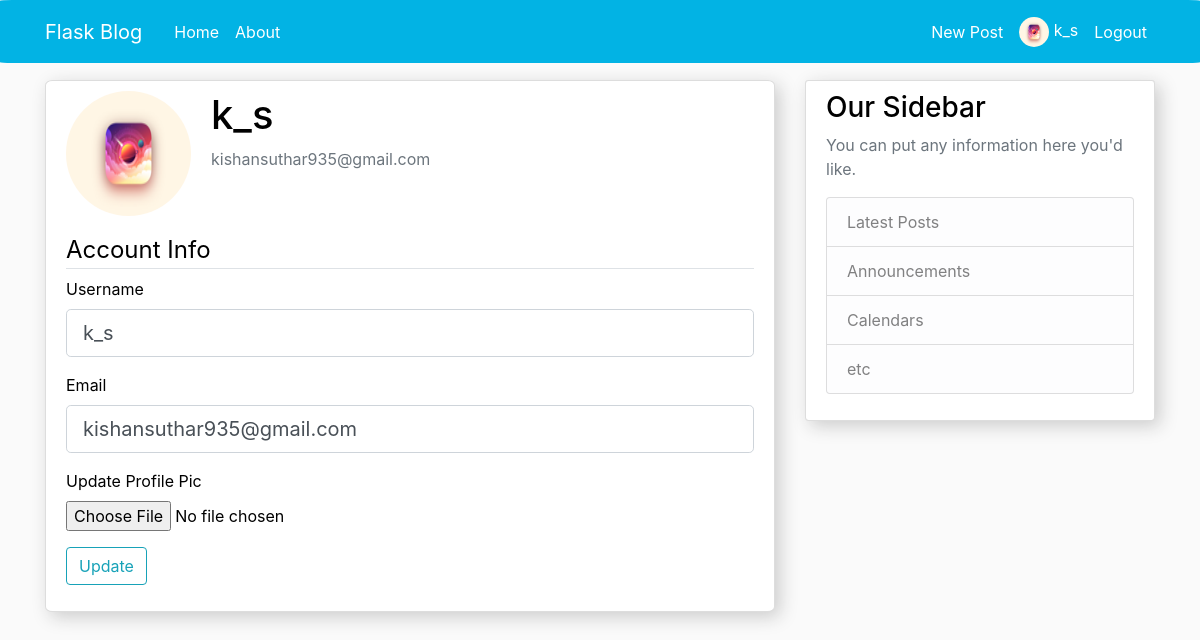
Page /account (signed in) on the committed database.
### index/models.py (models this page shows, shortened)
class User(db.Model, UserMixin):
    id = db.Column(db.Integer, primary_key=True)
    username = db.Column(db.String(20), unique=True, nullable=False)
    email = db.Column(db.String(120), unique=True, nullable=False)
    image_file = db.Column(db.String(20), nullable=False, default='default.jpg')
    password = db.Column(db.String(60), nullable=False)
    posts = db.relationship('Post', backref='author', lazy=True)

### index/routes.py (the view)
@app.route("/account", methods=['GET','POST'])
@login_required
def account():
	form = UpdateAccountForm()
	if form.validate_on_submit():
		if form.picture.data:
			picture_file = save_picture(form.picture.data)
			current_user.image_file = picture_file
		current_user.username = form.username.data
		current_user.email = form.email.data
		db.session.commit()
		flash('Your Account Has been Updated!!', 'success')
		return redirect(url_for('account'))
	elif request.method == 'GET':
		form.username.data = current_user.username
		form.email.data = current_user.email
	image_file = url_for('static', filename='profile_pics/'+current_user.image_file)
	return render_template('account.html',title='Account',image_file=image_file,form=form)

### index/forms.py (shortened to what this page needs)
class UpdateAccountForm(FlaskForm):
	username= StringField('Username',
				validators=[DataRequired(),Length(min=2,max=20)])
	email=StringField('Email',
				validators=[DataRequired(),Email()])
	picture = FileField('Update Profile Pic ',
			validators=[FileAllowed(['jpg','jpeg','png'])])
	submit= SubmitField('Update')

### index/models.py (called while the page is built)
@login_manager.user_loader
def load_user(user_id):
    return User.query.get(int(user_id))

### index/templates/account.html (shortened to what this page needs)
{% extends "layout.html" %}
{% block content %}
	<div class="content-section">
      <div class="media">
        <img class="rounded-circle account-img" src="{{ image_file }}">
        <div class="media-body">
          <h2 class="account-heading">{{ current_user.username }}</h2>
          <p class="text-secondary">{{ current_user.email }}</p>
        </div>
      </div>
		<form method="POST" action="" enctype="multipart/form-data">
			<fieldset class="formgroup">
				<legend class="border-bottom nb-4">
					Account Info
				</legend>
				<div class="form-group">
					{{ form.username.label(class="form-control-label")}}
					{% if form.username.errors %}
						{{ form.username(class="form-control form-control-lg is-invalid")}}
						<div class="invalid-feedback">
							{% for error in form.username.errors %}
								<span>
									{{ error }}
								</span>
							{% endfor %}
						</div>
					{% else %}
						{{form.username(class="form-control form-control-lg")}}
					{% endif %}
				</div>
				<div class="form-group">
					{{ form.email.label(class="form-control-label")}}
					{% if form.email.errors %}
						{{ form.email(class="form-control form-control-lg is-invalid")}}
						<div class="invalid-feedback">
							{% for error in form.email.errors %}
								<span>
									{{ error }}
								</span>
							{% endfor %}
						</div>
					{% else %}
						{{form.email(class="form-control form-control-lg")}}
					{% endif %}
				</div>
				<div class="form-group">
					{{ form.picture.label()}}
					{{ form.picture(class="form-control-file")}}
				</div>
			</fieldset>
			<div class="form-group">
				{{ form.submit(class="btn btn-outline-info") }}
			</div>
		</form>
    </div>
{% endblock content %}

### index/templates/layout.html (shortened to what this page needs)
<!DOCTYPE html>
<html>
<head>
    <link rel="stylesheet" href="https://maxcdn.bootstrapcdn.com/bootstrap/4.0.0/css/bootstrap.min.css">
     <link rel="stylesheet" type="text/css" href="{{ url_for('static',filename='main.css')}}">
</head>
<body>
	<header class="site-header">
	  <nav class="navbar navbar-expand-md navbar-dark bg-steel fixed-top">
	    <div class="container" id="container">
	      <a class="navbar-brand mr-4" href="/">Flask Blog</a>
	      <div class="collapse navbar-collapse" id="navbarToggle">
	        <div class="navbar-nav mr-auto">
	          <a class="nav-item nav-link" href="{{ url_for('home') }}">Home</a>
	          <a class="nav-item nav-link" href="{{ url_for('about') }}">About</a>
	        </div>
	        <div class="navbar-nav">
	        	{% if current_user.is_authenticated %}
	        		<a class="nav-item nav-link mt-1" href="{{ url_for('new_post') }}">New Post</a>
	          		<a class="nav-item nav-link" href="{{ url_for('account') }}">
		          		<img class="rounded-circle layout-img" src="{{ url_for('static',filename='profile_pics/'+current_user.image_file) }}">
		          		{{ current_user.username }}
	          		</a>
	          		<a class="nav-item nav-link mt-1" href="{{ url_for('logout') }}">Logout</a>
	          	{% else %}
	          		<a class="nav-item nav-link" href="{{ url_for('login') }}">Login</a>
	          		<a class="nav-item nav-link" href="{{ url_for('register') }}">Register</a>
	          	{% endif %}
	        </div>
	      </div>
	    </div>
	  </nav>
	</header>
	<main role="main" class="container">
	  <div class="row">
	    <div class="col-md-8">
	    	{% block content %}{% endblock %}
	    </div>
	    <div class="col-md-4">
	      <div class="content-section" id="bootstrap-overrides">
	        <h3>Our Sidebar</h3>
	        <p class='text-muted'>You can put any information here you'd like.
	          <ul class="list-group">
	            <li class="list-group-item list-group-item-light">Latest Posts</li>
	            <li class="list-group-item list-group-item-light">Announcements</li>
	            <li class="list-group-item list-group-item-light">Calendars</li>
	            <li class="list-group-item list-group-item-light">etc</li>
	          </ul>
	        </p>
	      </div>
	    </div>
	  </div>
	</main>
</body>
</html>

### index/static/main.css (style rules this page uses)
body { background: #fafafa; color: #000; margin-top: 5rem; }
h1, h2, h3, h4, h5, h6 { color: black; }
.navbar-brand { color : black; }
.bg-steel { background-color: #02b3e4; border-radius: 1%; }
.site-header .navbar-nav .nav-link { color: white; }
.content-section { background: #ffffff; padding: 10px 20px; border: 1px solid #dddddd; border-radius: 1%; margin-bottom: 20px; box-shadow:5px 5px 18px 0px #cccccc; }
.layout-img { height: 30px; width: 30px; margin-top: 1px; }
.account-img { height: 125px; width: 125px; margin-right: 20px; margin-bottom: 16px; }
.account-heading { font-size: 2.5rem; }

### rows in the picture
User: image_file (picture), username "k_s", email "kishansuthar935@gmail.com"
